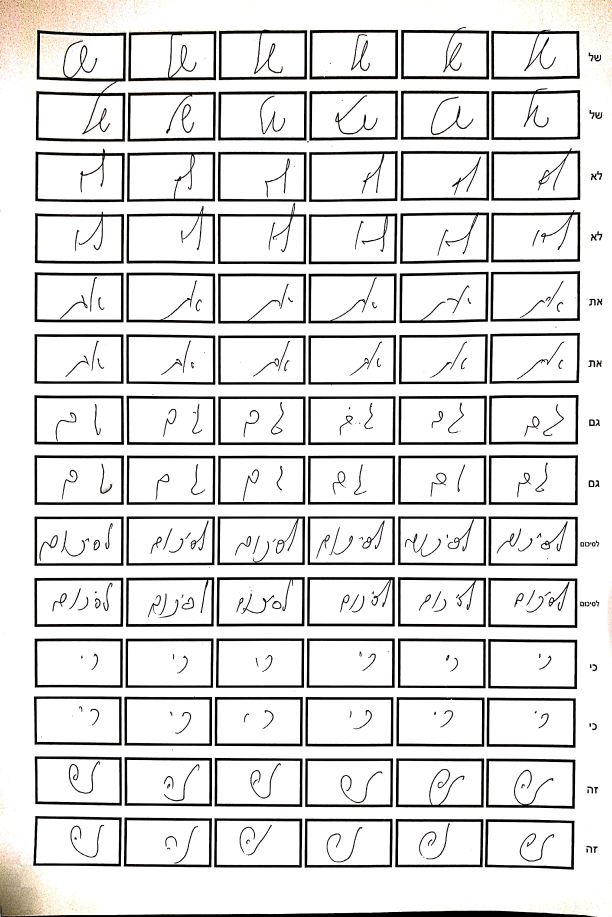
#> input picture src/dataset/1.jpg, 2448 x 3668 px (shown at 1/4 size)
$ python -i wordSegmentation.py   (imports and definitions only)   (older library calls are emulated)
#> lines starting #> are read from the running program, lines starting #| are printed output that depends on the picture
#> further down, picture is the input picture: shape (3668, 2448, 3); mean B, G, R 223.5, 224, 224.6
import math
import cv2
import numpy as np


def wordSegmentation(img, kernelSize=25, sigma=11, theta=7, minArea=0):
	"""Scale space technique for word segmentation proposed by R. Manmatha: http://ciir.cs.umass.edu/pubfiles/mm-27.pdf

	Args:
		img: grayscale uint8 image of the text-line to be segmented.
		kernelSize: size of filter kernel, must be an odd integer.
		sigma: standard deviation of Gaussian function used for filter kernel.
		theta: approximated width/height ratio of words, filter function is distorted by this factor.
		minArea: ignore word candidates smaller than specified area.

	Returns:
		List of tuples. Each tuple contains the bounding box and the image of the segmented word.
	"""
#> called with kernelSize = 25, sigma = 11, theta = 7, minArea = 0

	# apply filter kernel
	kernel = np.ones((3,3),np.uint8)
	retval, thresh_for_large = cv2.threshold(img, 220, 255, cv2.THRESH_BINARY)
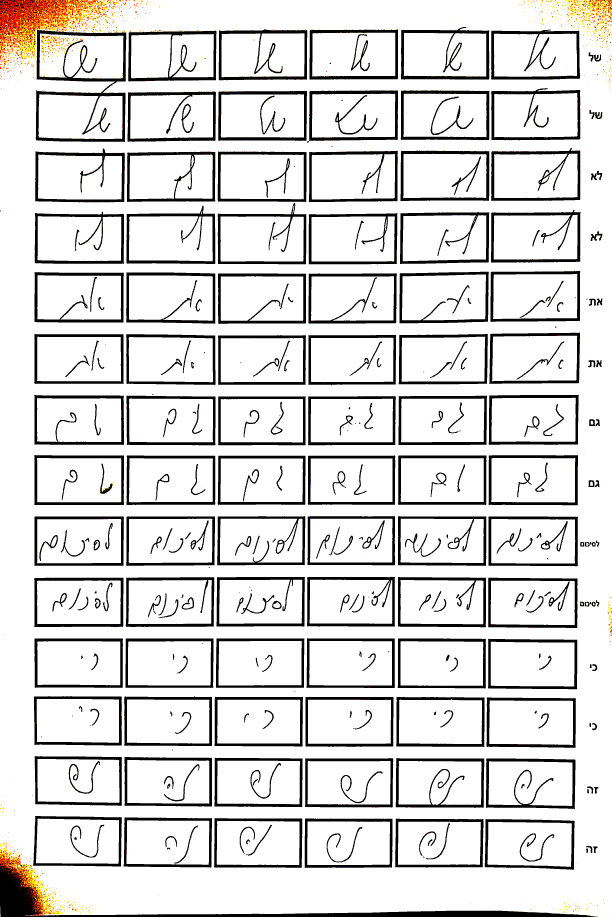
#> thresh_for_large: shape (3668, 2448, 3) (shown at 1/4 size); mean B, G, R 218.3, 219.5, 220.6
	opening = cv2.morphologyEx(thresh_for_large, cv2.MORPH_OPEN, kernel)
	# [8 lines of commented-out code are left out]
	imgThres = 255 - opening
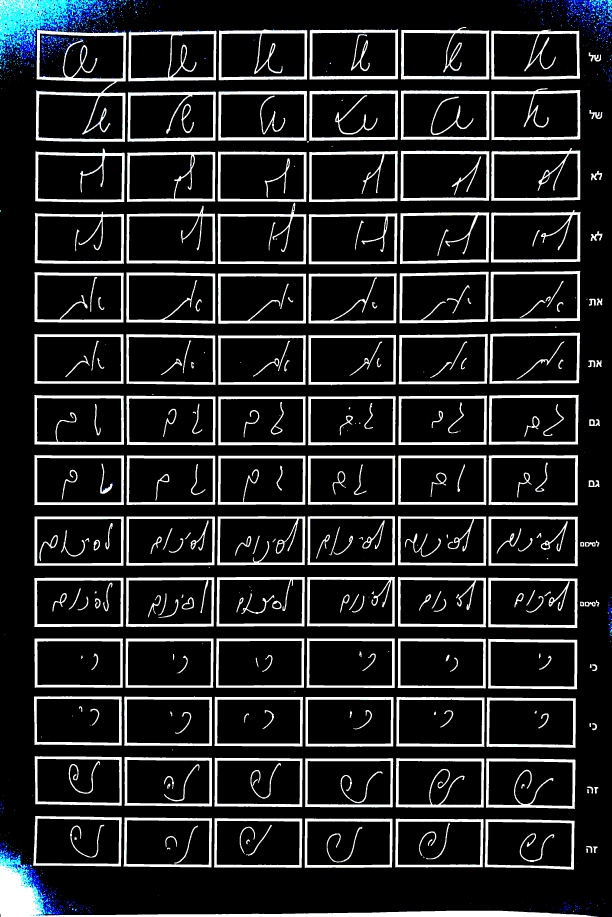
#> imgThres: shape (3668, 2448, 3) (shown at 1/4 size); mean B, G, R 37.1, 35.9, 34.6

	# find connected components. OpenCV: return type differs between OpenCV2 and 3
	if cv2.__version__.startswith('3.'):
		(_, components, _) = cv2.findContours(imgThres, cv2.RETR_EXTERNAL, cv2.CHAIN_APPROX_SIMPLE)
	else:
#> (the run stopped early here; a loop or call above may not have finished)
